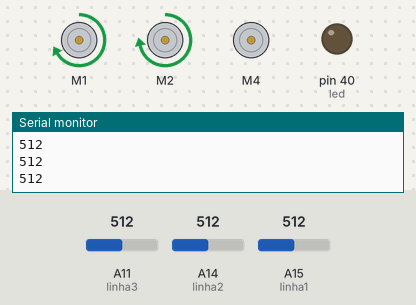
Simulated run of this sketch. Board: Arduino Mega 2560, built with avr-gcc and run on an emulated ATmega2560. Parts: 3 × DC motor (green arrow = forward, orange = backward, longer = faster), output pins drawn as LEDs (lit = HIGH), the last lines printed to the serial monitor. The inputs (shaded band) are chosen by the test bench; at power-on: A15 (linha1) = 512, A11 (linha3) = 512, A14 (linha2) = 512.

Above: at 1.2 s.
1.3 s: A15 (linha1) set to 589
2.8 s: A15 (linha1) set to 611
At 3.5 s:
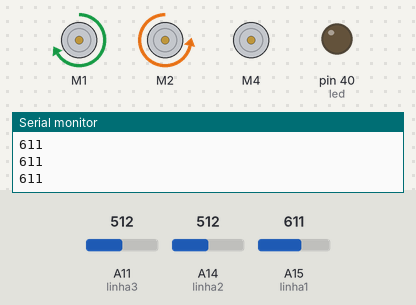
4.3 s: A11 (linha3) set to 585
5.8 s: A11 (linha3) set to 612
At 6.3 s:
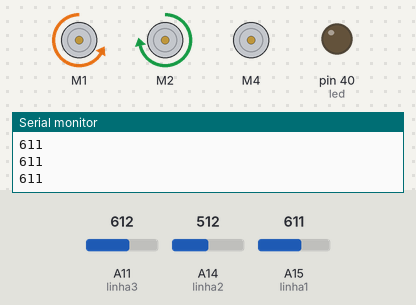
7.3 s: A14 (linha2) set to 610
At 8.2 s:
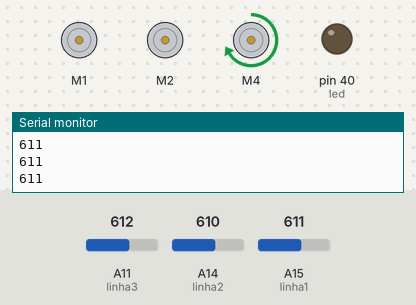
8.8 s: A14 (linha2) set to 582
At 11.7 s:
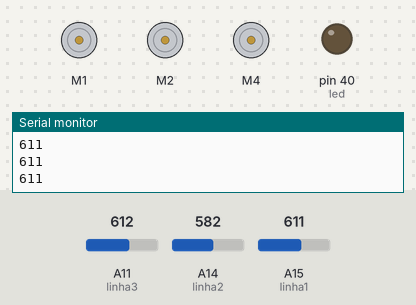
Timing chart, 0 to 12.8 s (numbered marks = the images above; inputs shaded):
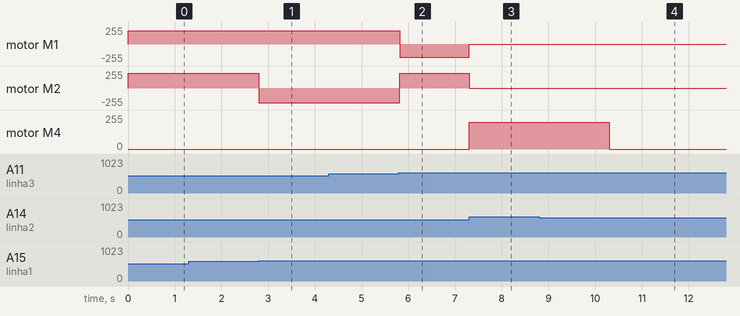

Measured:
- the behaviour switches between 600 and 601 on A15 (linha1) (found by bisection; images 0 and 1)
- the behaviour switches between 600 and 601 on A11 (linha3) (found by bisection; images 1 and 2)
- the behaviour switches between 601 and 600 on A14 (linha2) (found by bisection; images 3 and 4)
- after the input at 2.8 s, motor M2: forward 220/255 → backward 220/255 at once
- after the input at 5.8 s, motor M1: forward 200/255 → backward 200/255 at once; motor M2: backward 220/255 → forward 220/255 at once
- after the input at 7.3 s, motor M1: backward 200/255 → stopped at once; motor M2: forward 220/255 → stopped at once; motor M4: stopped → forward 200/255 at once
- after the input at 8.8 s, motor M4: forward 200/255 → stopped after 1.5 s

The sketch:

teste.ino
```cpp
// VALOR PARA SENSOR TCRT5000 COMUM acima de  600 é sensor sem detectar nada
// abaixo de 100 é considerado linha foi percebida

#include <AFMotor.h> // MOTOR

#include <Ultrasonic.h>
Ultrasonic ultrassom(29,37); // ULTRASONICO FRONTAL trig e echo
Ultrasonic ultrare(43,41); // TRIG E ECHO

int indore; // VARIAVEL MAIS IMPORTANTE


// IR OU VOLTAR, A VARIAVEL

#define led 40

long distance, distance1; // Variavel da medida da distancia


#define linha1 A15 // direita
#define linha2 A14
#define linha3 A11 // esquerda


int SENSOR1,SENSOR2,SENSOR3;
/*
 *
 * SENSOR1 --> DIREITA FRENTE E ESQUERDA ATRÁS
 *
 * SENSOR2 --> CENTRO
 *
 * SENSOR3 --> ESQUERDA FRENTE E DIREITA ATRÁS
 *
*/


AF_DCMotor motor(1,MOTOR12_64KHZ); ///  motor 1
AF_DCMotor motor1(2,MOTOR12_64KHZ); ///  motor 2
AF_DCMotor crema(4,MOTOR12_64KHZ);

#define infra 47// porta do pir

int val; // status do pino normalmente igual a ZERO

int liga, processo;
void setup() {
  // put your setup code here, to run once:
     pinMode(infra,INPUT); // pino do PIR
     pinMode(led,OUTPUT);
     Serial.begin(9600);
     motor.setSpeed(200);
     motor1.setSpeed(220);
     crema.setSpeed(200);
     digitalWrite(led,LOW);
}

void loop() {
  // put your main code here, to run repeatedly:
     Serial.println(SENSOR1);

     crema.run(RELEASE);

     SENSOR1 = analogRead(linha1);
     SENSOR2 = analogRead(linha2);
     SENSOR3 = analogRead(linha3);
     motor.run(FORWARD);
     motor1.run(FORWARD);


      if ( SENSOR2 > 600){ // continua
           motor.run(FORWARD);
           motor1.run(FORWARD);

      }

      if ( SENSOR1> 600 && SENSOR2<600){ // SENSOR 1 É JUNTO AO M1 (MOTOR NORMAL NÃO O MOTOR 1)


         motor.run(FORWARD);
         motor1.run(BACKWARD);


        }

      if ( SENSOR3> 600 && SENSOR2<600){ // SENSOR3 É JUNTO AO M2, MOTOR1

            motor.run(BACKWARD);
            motor1.run(FORWARD);


        }


      if (SENSOR1>600 && SENSOR2>600 && SENSOR3>600){

            delayMicroseconds(30);
            motor.run(RELEASE);
            motor.setSpeed(0);
            motor1.run(RELEASE);
            motor1.setSpeed(0);
            crema.run(FORWARD);
            delay(3000);
            crema.run(RELEASE);

      }


}
```
